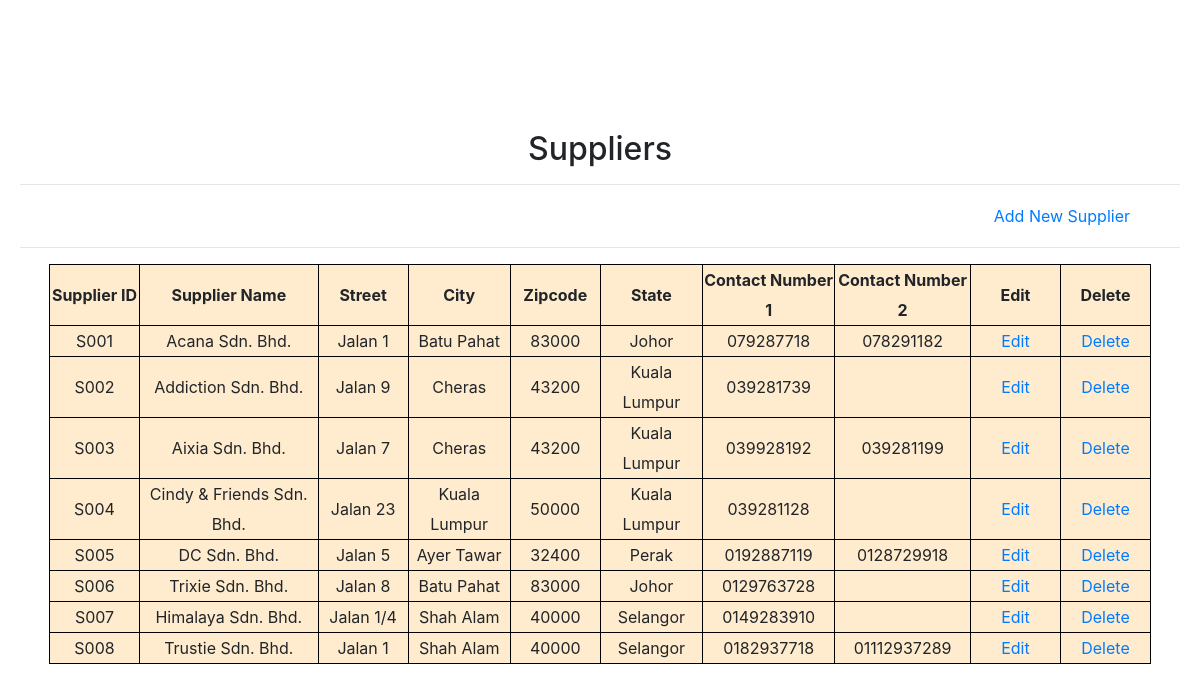
Screenshot of /manage-supplier.php with the database file from the repository.
### tables this page shows
CREATE TABLE IF NOT EXISTS `supplier` (
  `Supplier_ID` varchar(20) NOT NULL,
  `Supplier_Name` varchar(50) NOT NULL,
  `Street` varchar(40) NOT NULL,
  `City` varchar(20) NOT NULL,
  `Zipcode` varchar(5) NOT NULL,
  `State` varchar(30) NOT NULL,
  `Contact_Number1` varchar(11) NOT NULL,
  `Contact_Number2` varchar(11) DEFAULT NULL,
  PRIMARY KEY (`Supplier_ID`)
);

### manage-supplier.php (the view, shortened to what this page needs)
<?php
include('conn.php');
?>
<!DOCTYPE html>
<html>
<head>
    <link href="css/bootstrap.min.css" rel="stylesheet">
    <link href="css/style.css" rel="stylesheet">
</head>
<body>
<div class="content-area">
    <h2>Suppliers</h2>
    <hr>
    <div class="new-supplier-container">
        <a href="add-new-supplier.php">
            Add New Supplier
        </a>
    </div>
    <hr>
    <table class="viewSupplier">
        <tr>
            <th>Supplier ID</th>
            <th>Supplier Name</th>
            <th>Street</th>
            <th>City</th>
            <th>Zipcode</th>
            <th>State</th>
            <th>Contact Number 1</th>
            <th>Contact Number 2</th>
            <th>Edit</th>
            <th>Delete</th>
        </tr>
        <?php
            $sql = mysqli_query($con, "SELECT * FROM supplier");
            while($row = mysqli_fetch_array($sql)) {
                $Supplier_ID = $row["Supplier_ID"];
                $Supplier_Name = $row['Supplier_Name'];
                $Contact_Number1 = $row['Contact_Number1'];
                $Contact_Number2 = $row['Contact_Number2'];
                $Street = $row['Street'];
                $City = $row['City'];
                $Zipcode = $row['Zipcode'];
                $State = $row['State'];
        ?>
        <tr>
            <td><?php print $Supplier_ID ?></td>
            <td><?php print $Supplier_Name ?></td>
            <td><?php print $Street ?></td>
            <td><?php print $City ?></td>
            <td><?php print $Zipcode ?></td>
            <td><?php print $State ?></td>
            <td><?php print $Contact_Number1 ?></td>
            <td><?php print $Contact_Number2 ?></td>
            <?php
                print '
                <td>
                    <a href="edit-supplier.php?Supplier_ID='.$Supplier_ID.'">
                        Edit
                    </a>
                </td>
                <td>
                    <a href="delete-supplier.php?Supplier_ID='.$Supplier_ID.'">
                        Delete
                    </a>
                </td> '; ?>
        </tr>
        <?php
                }
        ?>
    </table>
</div>
</body>
</html>

### css/style.css (style rules this page uses)
* { margin: 0; padding: 0; }
body { text-align: center; }
.content-area { position: relative; top: 110px; padding-top: 30px; padding: 20px; line-height: 30px; margin: 0; }

### manage-supplier.php (style rules this page uses)
.new-supplier-container { text-align: right; padding-right: 50px; }
.viewSupplier { width: 95%; margin: auto; border: 1px solid black; background-color: blanchedalmond; }
.viewSupplier td, .viewSupplier th { border: 1px solid black; min-width: 90px; }

### rows the page displays
supplier: Supplier_ID "S001", Supplier_Name "Acana Sdn. Bhd.", Street "Jalan 1", City "Batu Pahat", Zipcode "83000", State "Johor", Contact_Number1 "079287718", Contact_Number2 "078291182"
supplier: Supplier_ID "S002", Supplier_Name "Addiction Sdn. Bhd.", Street "Jalan 9", City "Cheras", Zipcode "43200", State "Kuala Lumpur", Contact_Number1 "039281739"
supplier: Supplier_ID "S003", Supplier_Name "Aixia Sdn. Bhd.", Street "Jalan 7", City "Cheras", Zipcode "43200", State "Kuala Lumpur", Contact_Number1 "039928192", Contact_Number2 "039281199"
supplier: Supplier_ID "S004", Supplier_Name "Cindy & Friends Sdn. Bhd.", Street "Jalan 23", City "Kuala Lumpur", Zipcode "50000", State "Kuala Lumpur", Contact_Number1 "039281128"
supplier: Supplier_ID "S005", Supplier_Name "DC Sdn. Bhd.", Street "Jalan 5", City "Ayer Tawar", Zipcode "32400", State "Perak", Contact_Number1 "0192887119", Contact_Number2 "0128729918"
supplier: Supplier_ID "S006", Supplier_Name "Trixie Sdn. Bhd.", Street "Jalan 8", City "Batu Pahat", Zipcode "83000", State "Johor", Contact_Number1 "0129763728"
supplier: Supplier_ID "S007", Supplier_Name "Himalaya Sdn. Bhd.", Street "Jalan 1/4", City "Shah Alam", Zipcode "40000", State "Selangor", Contact_Number1 "0149283910"
supplier: Supplier_ID "S008", Supplier_Name "Trustie Sdn. Bhd.", Street "Jalan 1", City "Shah Alam", Zipcode "40000", State "Selangor", Contact_Number1 "0182937718", Contact_Number2 "01112937289"
